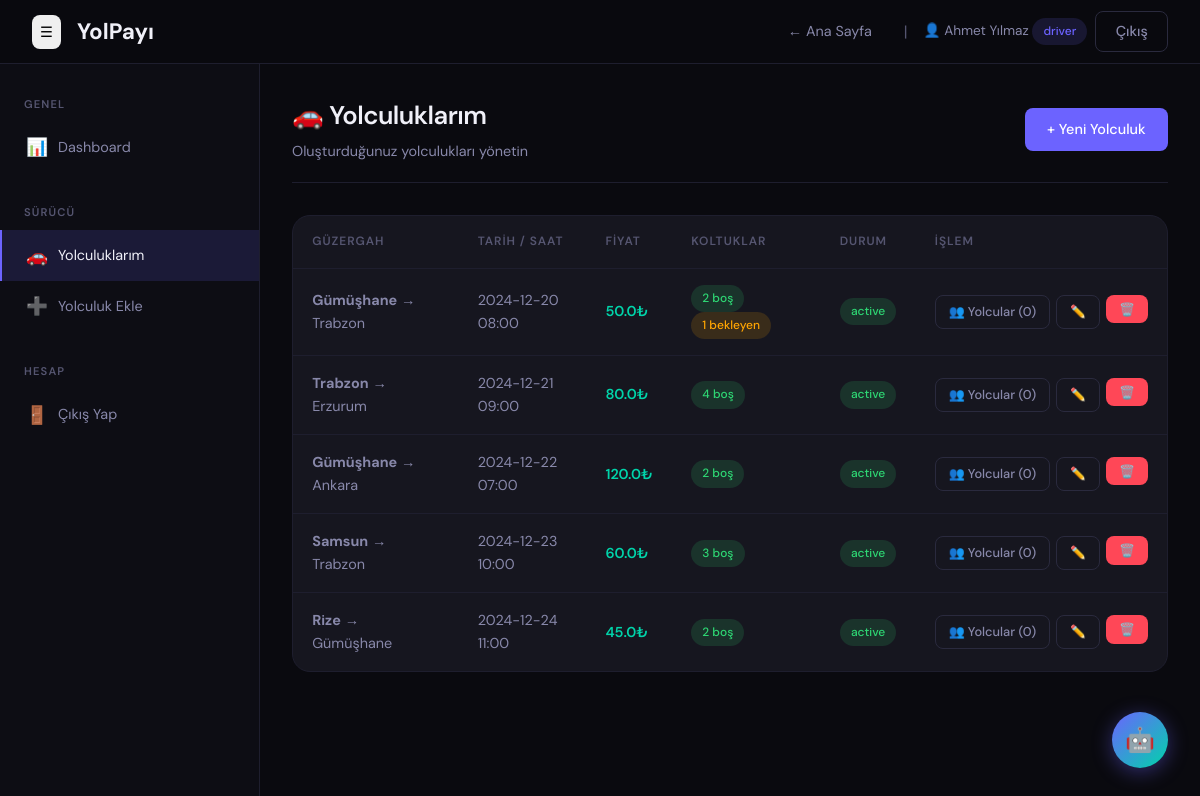
Screenshot of /driver/ (signed in) with the database file from the repository.
### tables this page shows
CREATE TABLE trips (
        id INTEGER PRIMARY KEY AUTOINCREMENT,
        driver_id INTEGER NOT NULL,
        departure TEXT NOT NULL,
        destination TEXT NOT NULL,
        departure_lat REAL,
        departure_lng REAL,
        destination_lat REAL,
        destination_lng REAL,
        date TEXT NOT NULL,
        time TEXT NOT NULL,
        price REAL NOT NULL,
        available_seats INTEGER NOT NULL,
        description TEXT,
        status TEXT DEFAULT 'active',
        created_at TIMESTAMP DEFAULT CURRENT_TIMESTAMP,
        FOREIGN KEY (driver_id) REFERENCES users(id)
    );

### routes/driver.py (the view)
@driver_bp.route('/')
@role_required('driver','admin')
def dashboard():
    user_id = session['user_id']
    conn = get_db()
    trips = conn.execute('''
        SELECT t.*, (SELECT COUNT(*) FROM reservations WHERE trip_id=t.id AND status='confirmed') as confirmed,
        (SELECT COUNT(*) FROM reservations WHERE trip_id=t.id AND status='pending') as pending_count
        FROM trips t WHERE t.driver_id=? ORDER BY t.created_at DESC
    ''', (user_id,)).fetchall()
    conn.close()
    return render_template('dashboard/driver.html', trips=[dict(t) for t in trips])

### models/database.py (called while the page is built)
def get_db():
    conn = sqlite3.connect(DB_PATH)
    conn.row_factory = sqlite3.Row
    return conn

### utils/helpers.py (called while the page is built)
def role_required(*roles):
    def decorator(f):
        @wraps(f)
        def decorated(*args, **kwargs):
            if 'user_id' not in session:
                return redirect(url_for('auth.login'))
            if session.get('role') not in roles:
                flash('Bu sayfaya erişim yetkiniz yok.', 'danger')
                return redirect(url_for('dashboard.index'))
            return f(*args, **kwargs)
        return decorated
    return decorator

### templates/dashboard/driver.html (shortened to what this page needs)
{% extends "layouts/dashboard_base.html" %}
{% block content %}
<div class="page-header">
  <div><h1>🚗 Yolculuklarım</h1><p>Oluşturduğunuz yolculukları yönetin</p></div>
  <a href="{{ url_for('driver.create_trip') }}" class="btn btn-primary">+ Yeni Yolculuk</a>
</div>
{% if trips %}
<div class="card">
  <div class="table-container">
    <table>
      <thead><tr>
        <th>Güzergah</th><th>Tarih / Saat</th><th>Fiyat</th><th>Koltuklar</th><th>Durum</th><th>İşlem</th>
      </tr></thead>
      <tbody>
        {% for trip in trips %}
        <tr>
          <td><strong>{{ trip.departure }}</strong> → {{ trip.destination }}</td>
          <td>{{ trip.date }} {{ trip.time }}</td>
          <td><span style="color:var(--accent2);font-weight:600">{{ trip.price }}₺</span></td>
          <td>
            <span class="badge badge-{% if trip.available_seats > 0 %}success{% else %}danger{% endif %}">{{ trip.available_seats }} boş</span>
            {% if trip.pending_count > 0 %}<span class="badge badge-warning">{{ trip.pending_count }} bekleyen</span>{% endif %}
          </td>
          <td><span class="badge badge-{% if trip.status == 'active' %}success{% else %}danger{% endif %}">{{ trip.status }}</span></td>
          <td>
            <div style="display:flex;gap:0.4rem">
              <a href="{{ url_for('driver.passengers', trip_id=trip.id) }}" class="btn btn-outline btn-sm">👥 Yolcular ({{ trip.confirmed }})</a>
              <a href="{{ url_for('driver.edit_trip', trip_id=trip.id) }}" class="btn btn-outline btn-sm">✏️</a>
              {% if trip.status == 'active' %}
              <form method="post" action="{{ url_for('driver.delete_trip', trip_id=trip.id) }}" style="display:inline">
                <button class="btn btn-danger btn-sm" data-confirm="Bu yolculuğu iptal etmek istiyor musunuz?">🗑️</button>
              </form>
              {% endif %}
            </div>
          </td>
        </tr>
        {% endfor %}
      </tbody>
    </table>
  </div>
</div>
{% else %}
<div style="text-align:center;padding:4rem;color:var(--text-muted)">
  <div style="font-size:4rem;margin-bottom:1rem">🚗</div>
  <h3>Henüz yolculuk oluşturmadınız</h3>
  <a href="{{ url_for('driver.create_trip') }}" class="btn btn-primary" style="margin-top:1rem">İlk Yolculuğunuzu Ekleyin</a>
</div>
{% endif %}
{% endblock %}

### static/css/main.css (style rules this page uses)
:root { --bg-primary: #0a0a0f; --bg-secondary: #111118; --bg-card: #16161f; --bg-card-hover: #1e1e2a; --bg-sidebar: #0d0d14; --border: #1e1e2e; --border-light: #2a2a3e; --accent: #6c63ff; --accent-hover: #5a52e0; --accent-glow: rgba(108,99,255,0.15); --accent2: #00d4aa; --accent2-glow: rgba(0,212,170,0.12); --danger: #ff4757; --warning: #ffa502; --success: #2ed573; --info: #1e90ff; --text-primary: #f0f0f8; --text-secondary: #8888aa; --text-muted: #555570; --shadow: 0 4px 24px rgba(0,0,0,0.4); --shadow-lg: 0 8px 48px rgba(0,0,0,0.6); --radius: 12px; --radius-lg: 18px; --radius-sm: 8px; --transition: all 0.2s cubic-bezier(0.4,0,0.2,1); }
* { margin:0; padding:0; box-sizing:border-box; }
html { scroll-behavior: smooth; }
body { font-family: 'DM Sans', sans-serif; background: var(--bg-primary); color: var(--text-primary); line-height: 1.6; min-height: 100vh; overflow-x: hidden; }
h1,h2,h3,h4,h5,h6 { font-weight: 600; letter-spacing: -0.02em; }
a { color: var(--accent); text-decoration: none; transition: var(--transition); }
.btn { display: inline-flex; align-items: center; gap: 6px; padding: 0.6rem 1.4rem; border-radius: var(--radius-sm); font-family: 'DM Sans', sans-serif; font-size: 0.9rem; font-weight: 500; cursor: pointer; border: none; transition: var(--transition); white-space: nowrap; text-decoration: none; }
.btn-primary { background: var(--accent); color: #fff; }
.btn-danger { background: var(--danger); color: #fff; }
.btn-outline { background: transparent; border: 1px solid var(--border-light); color: var(--text-secondary); }
.btn-sm { padding: 0.35rem 0.8rem; font-size: 0.8rem; }
.card { background: var(--bg-card); border: 1px solid var(--border); border-radius: var(--radius-lg); overflow: hidden; transition: var(--transition); }
.table-container { overflow-x: auto; }
table { width: 100%; border-collapse: collapse; }
thead th { padding: 1rem 1.2rem; font-size: 0.75rem; font-weight: 600; text-transform: uppercase; letter-spacing: 0.08em; color: var(--text-muted); border-bottom: 1px solid var(--border); text-align: left; }
tbody td { padding: 1rem 1.2rem; font-size: 0.9rem; border-bottom: 1px solid var(--border); color: var(--text-secondary); }
tbody tr:last-child td { border-bottom: none; }
.badge { display: inline-flex; align-items: center; padding: 0.25rem 0.7rem; border-radius: 20px; font-size: 0.75rem; font-weight: 500; }
.badge-success { background: rgba(46,213,115,0.15); color: var(--success); }
.badge-warning { background: rgba(255,165,2,0.15); color: var(--warning); }
.page-header { display: flex; align-items: center; justify-content: space-between; margin-bottom: 2rem; padding-bottom: 1.2rem; border-bottom: 1px solid var(--border); }
.page-header h1 { font-size: 1.6rem; }
.page-header p { color: var(--text-secondary); font-size: 0.9rem; margin-top: 0.2rem; }

### rows the page displays
trips: departure "Gümüşhane", destination "Trabzon", date "2024-12-20", time "08:00", price "50.0", available_seats "2", pending_count "1", status "active", confirmed "0"
trips: departure "Trabzon", destination "Erzurum", date "2024-12-21", time "09:00", price "80.0", available_seats "4", status "active", confirmed "0"
trips: departure "Gümüşhane", destination "Ankara", date "2024-12-22", time "07:00", price "120.0", available_seats "2", status "active", confirmed "0"
trips: departure "Samsun", destination "Trabzon", date "2024-12-23", time "10:00", price "60.0", available_seats "3", status "active", confirmed "0"
trips: departure "Rize", destination "Gümüşhane", date "2024-12-24", time "11:00", price "45.0", available_seats "2", status "active", confirmed "0"

### other values shown
{{ session.get('user_name','Kullanıcı') }} "Ahmet Yılmaz"
{{ session.get('role','') }} "driver"
